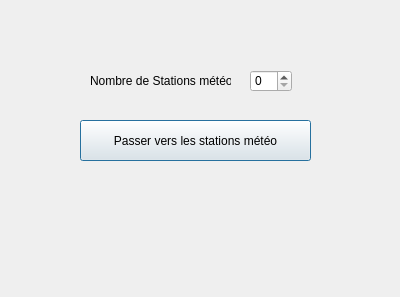
<?xml version="1.0" encoding="UTF-8"?>
<ui version="4.0">
 <class>sationsmeteo</class>
 <widget class="QDialog" name="sationsmeteo">
  <property name="geometry">
   <rect>
    <x>0</x>
    <y>0</y>
    <width>400</width>
    <height>297</height>
   </rect>
  </property>
  <property name="windowTitle">
   <string>WeatherStations configuration</string>
  </property>
  <widget class="QPushButton" name="pushButton">
   <property name="geometry">
    <rect>
     <x>80</x>
     <y>120</y>
     <width>231</width>
     <height>41</height>
    </rect>
   </property>
   <property name="text">
    <string>Passer vers les stations météo</string>
   </property>
  </widget>
  <widget class="QLabel" name="label">
   <property name="geometry">
    <rect>
     <x>90</x>
     <y>60</y>
     <width>141</width>
     <height>41</height>
    </rect>
   </property>
   <property name="text">
    <string>Nombre de Stations météo</string>
   </property>
  </widget>
  <widget class="QSpinBox" name="SpinMeteo">
   <property name="geometry">
    <rect>
     <x>250</x>
     <y>70</y>
     <width>42</width>
     <height>22</height>
    </rect>
   </property>
  </widget>
 </widget>
 <resources/>
 <connections/>
</ui>
